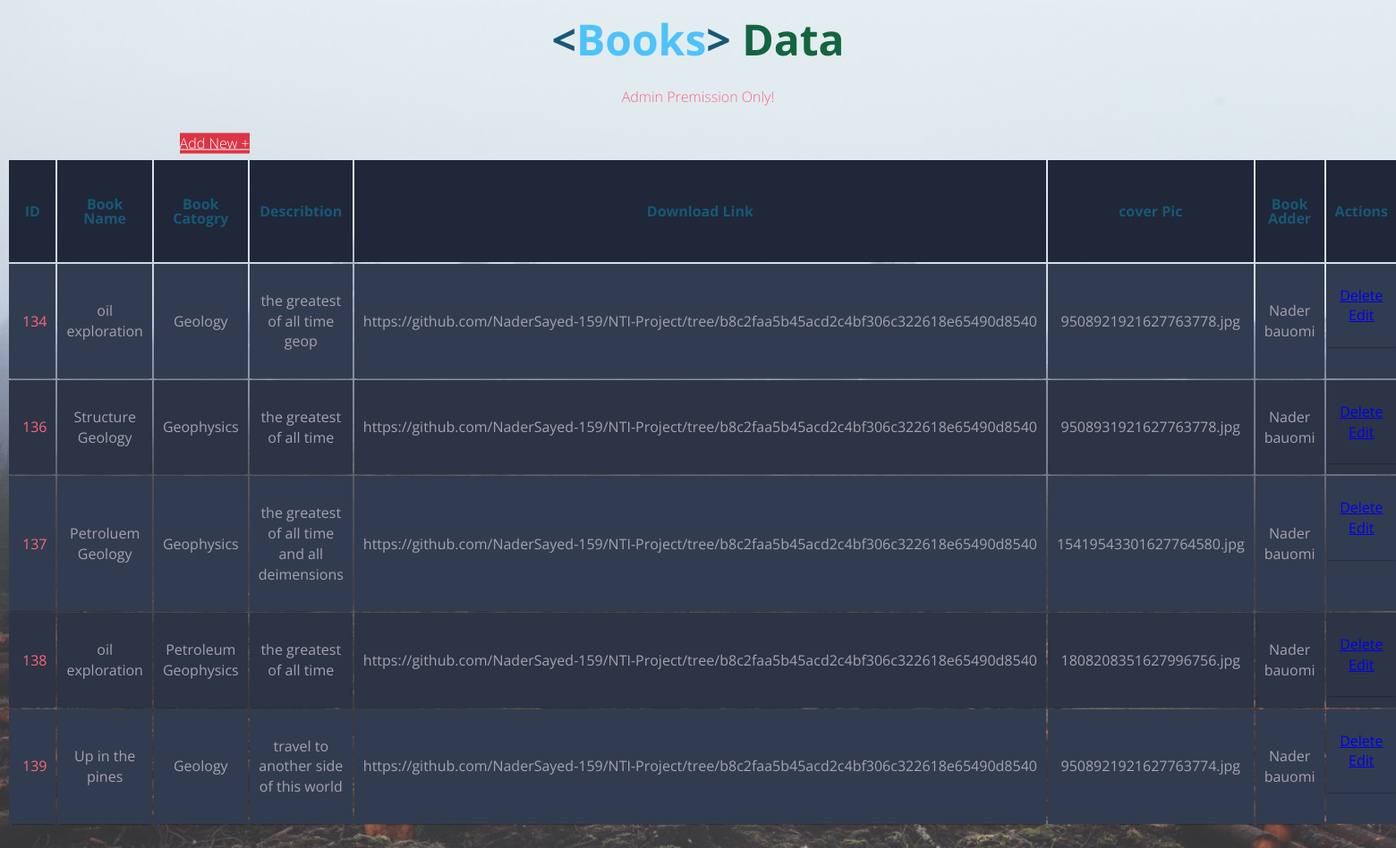
The app's page /admin/resources/questionsReplaies/index.php with its own data.
### tables this page shows
CREATE TABLE `books` (
  `id` int(11) NOT NULL,
  `book_name` char(80) NOT NULL,
  `book_category` int(11) DEFAULT NULL,
  `describtion` varchar(300) NOT NULL,
  `Download` varchar(300) NOT NULL,
  `coverPic` char(60) NOT NULL,
  `book_adder` int(11) DEFAULT NULL
);

CREATE TABLE `bookscategory` (
  `id` int(11) NOT NULL,
  `book_category` char(60) NOT NULL
);

CREATE TABLE `users` (
  `id` int(11) NOT NULL,
  `name` char(50) NOT NULL,
  `email` char(80) NOT NULL,
  `password` char(50) NOT NULL,
  `phone` char(11) NOT NULL,
  `gender` char(40) NOT NULL,
  `user_type` int(11) DEFAULT NULL
);

### admin/resources/questionsReplaies/index.php (the view, shortened to what this page needs)
<?php
require '../../../dbConnection.php';
$sql = "select books.* , bookscategory.id as bookId , bookscategory.book_category as category , users.id as userID ,users.name as adder from books join bookscategory on books.book_category = bookscategory.id join users on books.book_adder = users.id  order by books.id asc";
$op = mysqli_query($con, $sql);
?>
<!DOCTYPE html>
<html lang="en">
<head>
    <link rel="stylesheet" href="../../../css/display.css">
</head>
<body>
    <h1 class="head"><span class="blue">&lt;</span>Books<span class="blue">&gt;</span> <span class="yellow">Data</pan>
    </h1>
    <h2>Admin Premission Only! <br><br>
    </h2>
    <a href="create.php" class="btn btn-danger add" style="    color: #fff ;
    background-color: #dc3545;
    border-color: #dc3545;">Add New +</a>
    <table class="container">
        <thead>
            <tr>
                <th>
                    <h1>ID</h1>
                </th>
                <th>
                    <h1>Book Name</h1>
                </th>
                <th>
                    <h1>Book Catogry</h1>
                </th>
                <th>
                    <h1>Describtion</h1>
                </th>
                <th>
                    <h1>Download Link</h1>
                </th>
                <th>
                    <h1>cover Pic</h1>
                </th>
                <th>
                    <h1>Book Adder</h1>
                </th>
                <th>
                    <h1>Actions</h1>
                </th>
            </tr>
        </thead>
        <tbody>
            <?php while ($data = mysqli_fetch_assoc($op)) { ?>
                <tr>
                    <td><?php echo $data['id']; ?></td>
                    <td><?php echo $data['book_name']; ?></td>
                    <td><?php echo $data['category']; ?></td>
                    <td style="text-align: center;"><?php echo $data['describtion']; ?></td>
                    <td style="white-space: nowrap;overflow: hidden;text-overflow: ellipsis;"><?php echo $data['Download']; ?></td>
                    <td style="white-space: nowrap;overflow: hidden;text-overflow: ellipsis;"><?php echo $data['coverPic']; ?></td>
                    <td><?php echo $data['adder']; ?></td>
                    <td>
                        <a href="delete.php?id=<?php echo $data['id'] ?>" class="btn btn-danger ">Delete</a>
                        <a href="edit.php?id=<?php echo $data['id']; ?>" class="btn btn-success ">Edit</a>
                    </td>
                </tr>
            <?php } ?>
        </tbody>
    </table>
</body>
</html>

### assests/css/display.css (style rules this page uses)
body { font-family: 'Open Sans', sans-serif; font-weight: 300; line-height: 1.42em; color: #A7A1AE; background: url(../images/bg.jpg); background-size: cover; background-repeat: no-repeat; perspective: 300px; }
h1 { font-size: 3em; font-weight: 300; line-height: 1em; color: #4DC3FA; font-weight: bold; text-align: center; }
h2 { font-size: 1em; font-weight: 300; text-align: center; display: block; line-height: 1em; padding-bottom: 2em; color: #FB667A; }
.blue { color: #185875; }
.yellow { color: #13653f; }
.container th h1 { font-weight: bold; font-size: 1em; text-align: center; color: #185875; }
.container td { font-weight: normal; font-size: 1em; -webkit-box-shadow: 0 2px 2px -2px #0E1119; -moz-box-shadow: 0 2px 2px -2px #0E1119; box-shadow: 0 2px 2px -2px #0E1119; }
.container { text-align: center; width: 100%; margin: 0 auto; display: table; padding: 0 0 8em 0; width: 100%; }
.container td, .container th { padding: 30px 10px; }
.container tr:nth-child(odd) { background-color: #323C50; }
.container tr:nth-child(even) { background-color: #2C3446; }
.container th { background-color: #1F2739; }
.container td:first-child { color: #FB667A; padding-left: 15px; }
.container td:last-child { display: flex; flex-direction: column; align-items: center; justify-content: space-evenly; padding: 30% 10px; }

### admin/resources/questionsReplaies/index.php (style rules this page uses)
.head { margin-top: 20px; }
.add { text-align: center; position: absolute; left: 15%; transform: translateX(-50%) translateY(-125%); }
table { width: 100% !important; }
tr td:nth-of-type(5) { width: 10% !important; }

### records on screen
books: id "134", book_name "oil exploration", book_category.book_category "Geology", describtion "the greatest of all time geop", Download "https://github.com/NaderSayed-159/NTI-Project/tree/b8c2faa5b45acd2c4bf306c322618e65490d8540", coverPic "9508921921627763778.jpg", book_adder.name "Nader bauomi"
books: id "136", book_name "Structure Geology", book_category.book_category "Geophysics", describtion "the greatest of all time", Download "https://github.com/NaderSayed-159/NTI-Project/tree/b8c2faa5b45acd2c4bf306c322618e65490d8540", coverPic "9508931921627763778.jpg", book_adder.name "Nader bauomi"
books: id "137", book_name "Petroluem Geology", book_category.book_category "Geophysics", describtion "the greatest of all time and all deimensions", Download "https://github.com/NaderSayed-159/NTI-Project/tree/b8c2faa5b45acd2c4bf306c322618e65490d8540", coverPic "15419543301627764580.jpg", book_adder.name "Nader bauomi"
books: id "138", book_name "oil exploration", book_category.book_category "Petroleum Geophysics", describtion "the greatest of all time", Download "https://github.com/NaderSayed-159/NTI-Project/tree/b8c2faa5b45acd2c4bf306c322618e65490d8540", coverPic "1808208351627996756.jpg", book_adder.name "Nader bauomi"
books: id "139", book_name "Up in the pines", book_category.book_category "Geology", describtion "travel to another side of this world", Download "https://github.com/NaderSayed-159/NTI-Project/tree/b8c2faa5b45acd2c4bf306c322618e65490d8540", coverPic "9508921921627763774.jpg", book_adder.name "Nader bauomi"
